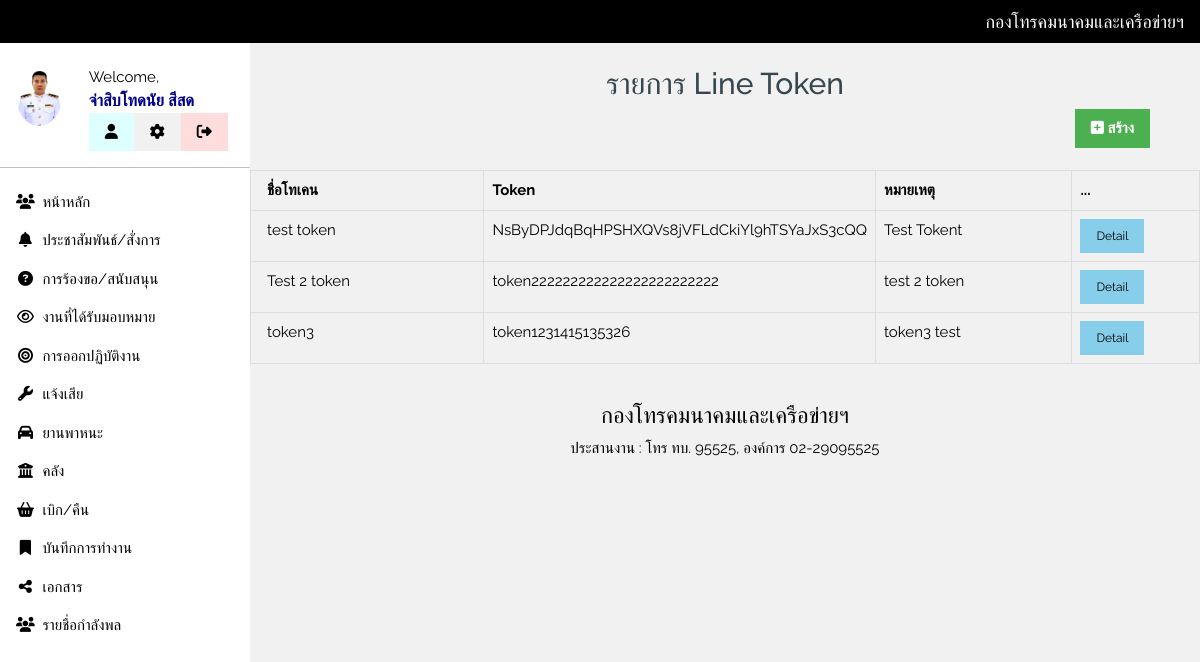
Screenshot of /account/line-token/ (signed in) with the database file from the repository.
### account/models.py (models this page shows, shortened)
class Profile(models.Model):
    user     = models.OneToOneField(User, on_delete=models.CASCADE)
    rank     = models.ForeignKey(Rank, on_delete=models.CASCADE, blank=True, null=True)
    position = models.ForeignKey(Position, on_delete=models.CASCADE, blank=True, null=True)
    sector   = models.ForeignKey(Sector, on_delete=models.CASCADE, blank=True, null=True)
    place    = models.CharField(max_length=200, blank=True, null=True)
    phone    = models.CharField(max_length=10, blank=True, null=True)
    image    = models.ImageField(upload_to='Profile/', blank=True, null=True)

class Rank(models.Model):
    name = models.CharField(max_length=200)
    def __str__(self) -> str:
        return self.name

class LineToken(models.Model):
    name  = models.CharField(max_length=200)
    token = models.CharField(max_length=200)
    note  = models.TextField(blank=True, null=True)

### account/views.py (the view)
# urls.py: path('line-token/', views.LineTokenListView.as_view(), name='line-token'),
class LineTokenListView(LoginRequiredMixin, ListView):
    login_url     = reverse_lazy('login')
    template_name = 'registration/line_token.html'
    model         = LineToken
    paginate_by   = 10

### account/templatetags/tags.py (called while the page is built)
@register.filter(name='has_group')
def has_group(user, group_name):
    group = user.groups.filter(name=group_name).exists()
    return group

### account/templates/registration/line_token.html (shortened to what this page needs)
{% extends 'base.html' %}
{% load static %}
{% block content %}
<br>
<div class="w3-container w3-center">
    <h2>รายการ Line Token</h2>
</div>
<div class="w3-bar">
  <a href="{% url 'account:line-token-create' %}" style="text-decoration: none;">
    <button class="w3-bar-item w3-button w3-right w3-green" style="margin-right: 50px;">
      <i class="fa fa-far fa-plus-square">
        สร้าง
      </i>
    </button>
  </a>
</div>
<br>
<div class="w3-content table-responsive">
  <table class="w3-table table-bordered" id="dataTable" width="100%" cellspacing="0" cellpadding="0">
    <thead>
        <tr>
            <th onclick="sortTable(1)" style="width: 30%;">ชื่อโทเคน</th>
            <th onclick="sortTable(2)" style="width: 30%;">Token</th>
            <th onclick="sortTable(3)" style="width: 25%;">หมายเหตุ</th>
            <th onclick="sortTable(4)" style="width: 15%;">...</th>
        </tr>
      </thead>
      <tbody>
          {% for token in object_list %}
          <tr class="w3-hover-purple">
              <td>{{ token.name }}</td>
              <td>{{ token.token }}</td>
              <td>{{ token.note|slice:"15" }}</td>
              <td>
                  <a href="{% url 'account:line-token-update' token.pk %}" class="w3-button w3-small w3-light-blue">Detail</a>
              </td>
          </tr>
          {% endfor %}
      </tbody>
    </table>
</div>
{% endblock content %}

### account/templates/components/side_menu.html (shortened to what this page needs)
{% load static %}
{% load tags %}
<nav class="w3-sidebar w3-collapse w3-white w3-animate-left" style="z-index:3;width:250px;" id="mySidebar"><br>
  <div class="w3-container w3-row">
    {% if request.user.is_authenticated %}
    {% if request.user.profile.image %}
    <div class="w3-col s4">
      <img src="{{ request.user.profile.image.url }}" class="w3-circle w3-margin-right" style="width:46px">
    </div>
    {% else %}
      <div class="w3-col s4">
          <a href="{% url 'home' %}">
            <img src="{% static 'logo.png' %}" class="w3-circle w3-margin-right" style="width:46px">
          </a>
        </div>
    {% endif %}
      <div class="w3-col s8 w3-bar">
        <span>Welcome, <br>
          {% if request.user.profile.rank and request.user.get_full_name %}
            <strong>{{ request.user.profile.rank }}{{ request.user.get_full_name }}</strong>
          {% else %}
            <a href="{% url 'account:profile-update' %}"><strong class="w3-red">Please Update Profile!!!!</strong></a>
          {% endif %}
        </span><br>
        <a href="{% url 'account:profile' %}" class="w3-bar-item w3-button w3-pale-blue">
          <i class="fa fa-user"></i>
        </a>
        {% if request.user.is_superuser %}
        <a href="{% url 'admin:index' %}" class="w3-bar-item w3-button w3-light-gray">
            <i class="fa fa-cog"></i>
        </a>
        {% else %}
        <a href="{% url 'account:profile-update' %}" class="w3-bar-item w3-button w3-light-gray">
            <i class="fa fa-cog"></i>
        </a>
        {% endif %}
        <a href="#"
            onclick="document.getElementById('logoutModal').style.display='block'"
            class="w3-bar-item w3-button w3-pale-red">
            <i class="fa fa-sign-out"></i>
        </a>
      </div>
    {% endif %}
    </div>
    <hr>
    <div class="w3-bar-block">
      <a href="{% url 'home' %}" class="w3-bar-item w3-button w3-padding"><i class="fa fa-users fa-fw"></i>  หน้าหลัก</a>
      <a href="{% url 'announce:list' %}" class="w3-bar-item w3-button w3-padding"><i class="fa fa-bell fa-fw"></i>  ประชาสัมพันธ์/สั่งการ</a>
      <a href="#" class="w3-bar-item w3-button w3-padding"><i class="fa fa-fas fa-question-circle fa-fw"></i>  การร้องขอ/สนับสนุน</a>
      {% if request.user|has_group:'Staff' %}
      <a href="{% url 'assign:staff-list' %}" class="w3-bar-item w3-button w3-padding"><i class="fa fa-eye fa-fw"></i>  งานที่มอบหมาย</a>
      {% else %}
        <a href="{% url 'assign:list' %}" class="w3-bar-item w3-button w3-padding"><i class="fa fa-eye fa-fw"></i>  งานที่ได้รับมอบหมาย</a>
      {% endif %}
      <a href="#" class="w3-bar-item w3-button w3-padding"><i class="fa fa-bullseye fa-fw"></i>  การออกปฏิบัติงาน</a>
      <a href="#" class="w3-bar-item w3-button w3-padding"><i class="fa fa-wrench fa-fw"></i>  แจ้งเสีย</a>
      <a href="#" class="w3-bar-item w3-button w3-padding"><i class="fa fa-car fa-fw"></i>  ยานพาหนะ</a>
      <a href="{% url 'asset:list' %}" class="w3-bar-item w3-button w3-padding"><i class="fa fa-bank fa-fw"></i>  คลัง</a>
      <a href="{% url 'asset:list' %}" class="w3-bar-item w3-button w3-padding"><i class="fa fa-shopping-basket fa-fw"></i>  เบิก/คืน</a>
      <a href="{% url 'journal:list' %}" class="w3-bar-item w3-button w3-padding"><i class="fa fa-bookmark fa-fw"></i>  บันทึกการทำงาน</a>
      <a href="{% url 'document:home' %}" class="w3-bar-item w3-button w3-padding"><i class="fa fa-share-alt fa-fw"></i>  เอกสาร</a>
      <a href="{% url 'account:members' %}" class="w3-bar-item w3-button w3-padding"><i class="fa fa-users fa-fw"></i>  รายชื่อกำลังพล</a>
    </div>
</nav>

### static/css/main.css (style rules this page uses)
html { box-sizing:border-box }
*,*:before,*:after { box-sizing:inherit }
html { -ms-text-size-adjust:100%; -webkit-text-size-adjust:100% }
body { margin:0 }
article,aside,details,figcaption,figure,footer,header,main,menu,nav,section { display:block }
a { background-color:transparent }
b,strong { font-weight:bolder }
img { border-style:none }
hr { box-sizing:content-box; height:0;overflow:visible }
button,input,select,textarea,optgroup { font:inherit;margin:0 }
button,input { overflow:visible }
button,select { text-transform:none }
button,[type=button],[type=reset],[type=submit] { -webkit-appearance:button }
html,body { font-family:Verdana,sans-serif; font-size:15px;line-height:1.5 }
html { overflow-x:hidden }
h2 { font-size:30px }
h1,h2,h3,h4,h5,h6 { font-family:"Segoe UI",Arial,sans-serif; font-weight:400;margin:10px 0 }
hr { border:0; border-top:1px solid #eee; margin:20px 0 }
img { vertical-align:middle }
a { color:inherit }
.w3-table,.w3-table-all { border-collapse:collapse; border-spacing:0; width:100%; display:table }
.w3-table td,.w3-table th,.w3-table-all td,.w3-table-all th { padding:8px 8px; display:table-cell; text-align:left; vertical-align:top }
.w3-table th:first-child,.w3-table td:first-child,.w3-table-all th:first-child,.w3-table-all td:first-child { padding-left:16px }
.w3-btn,.w3-button { border:none; display:inline-block; padding:8px 16px; vertical-align:middle; overflow:hidden; text-decoration:none; color:inherit; background-color:inherit; text-align:center; cursor:pointer; white-space:nowrap }
.w3-btn,.w3-button { -webkit-touch-callout:none; -webkit-user-select:none; -khtml-user-select:none; -moz-user-select:none; -ms-user-select:none; user-select:none }
.w3-sidebar { height:100%; width:200px; background-color:#fff; position:fixed!important; z-index:1; overflow:auto }
.w3-bar { width:100%; overflow:hidden }
.w3-bar .w3-bar-item { padding:8px 16px; float:left; width:auto; border:none; display:block; outline:0 }
.w3-bar .w3-button { white-space:normal }
.w3-bar-block .w3-bar-item { width:100%; display:block; padding:8px 16px; text-align:left; border:none; white-space:normal; float:none; outline:0 }
.w3-container:after,.w3-container:before,.w3-panel:after,.w3-panel:before,.w3-row:after,.w3-row:before,.w3-row-padding:after,.w3-row-padding:before, .w3-cell-row:before,.w3-cell-row:after,.w3-clear:after,.w3-clear:before,.w3-bar:before,.w3-bar:after { content:""; display:table; clear:both }
.w3-col,.w3-half,.w3-third,.w3-twothird,.w3-threequarter,.w3-quarter { float:left; width:100% }
.w3-col.s4 { width:33.33333% }
.w3-col.s8 { width:66.66666% }
.w3-content,.w3-auto { margin-left:auto; margin-right:auto }
.w3-content { max-width:980px }
@media (min-width:993px) { .w3-sidebar.w3-collapse { display:block!important } }
.w3-circle { border-radius:50% }
.w3-container,.w3-panel { padding:0.01em 16px }
.w3-animate-left { position:relative;animation:animateleft 0.4s }
.w3-small { font-size:12px!important }
.w3-center { text-align:center!important }
.w3-margin-right { margin-right:16px!important }
.w3-padding { padding:8px 16px!important }
.w3-right { float:right!important }
.w3-light-blue,.w3-hover-light-blue:hover { color:#000!important;background-color:#87CEEB!important }
.w3-green,.w3-hover-green:hover { color:#fff!important;background-color:#4CAF50!important }
.w3-white,.w3-hover-white:hover { color:#000!important;background-color:#fff!important }
.w3-light-grey,.w3-hover-light-grey:hover,.w3-light-gray,.w3-hover-light-gray:hover { color:#000!important;background-color:#f1f1f1!important }
.w3-pale-red,.w3-hover-pale-red:hover { color:#000!important;background-color:#ffdddd!important }
.w3-pale-blue,.w3-hover-pale-blue:hover { color:#000!important;background-color:#ddffff!important }

### static/css/site.css (style rules this page uses)
body, h1, h2, h3, h4, h5 { font-family: 'Ubuntu', 'Segoe UI', Tahoma, Geneva, Verdana, sans-serif; }
h2 { font-size: 2.0rem;color:#37474f; margin-bottom: 0px; }
strong { font-size: 1.1em; color: darkblue; }

### account/templates/base.html (style rules this page uses)
html,body,h1,h2,h3,h4,h5 { font-family: "Raleway", sans-serif }

### account/templates/registration/line_token.html (style rules this page uses)
table { border-spacing: 0; width: 100%; border: 1px solid #dddddd; }
th { cursor: pointer; }

### rows the page displays
LineToken: name "test token", token "NsByDPJdqBqHPSHXQVs8jVFLdCkiYl9hTSYaJxS3cQQ", note "Test Tokent"
LineToken: name "Test 2 token", token "token222222222222222222222222", note "test 2 token"
LineToken: name "token3", token "token1231415135326", note "token3 test"

### other values shown
{{ request.user.profile.rank }} "จ่าสิบโท"
{{ request.user.get_full_name }} "ดนัย สีสด"
